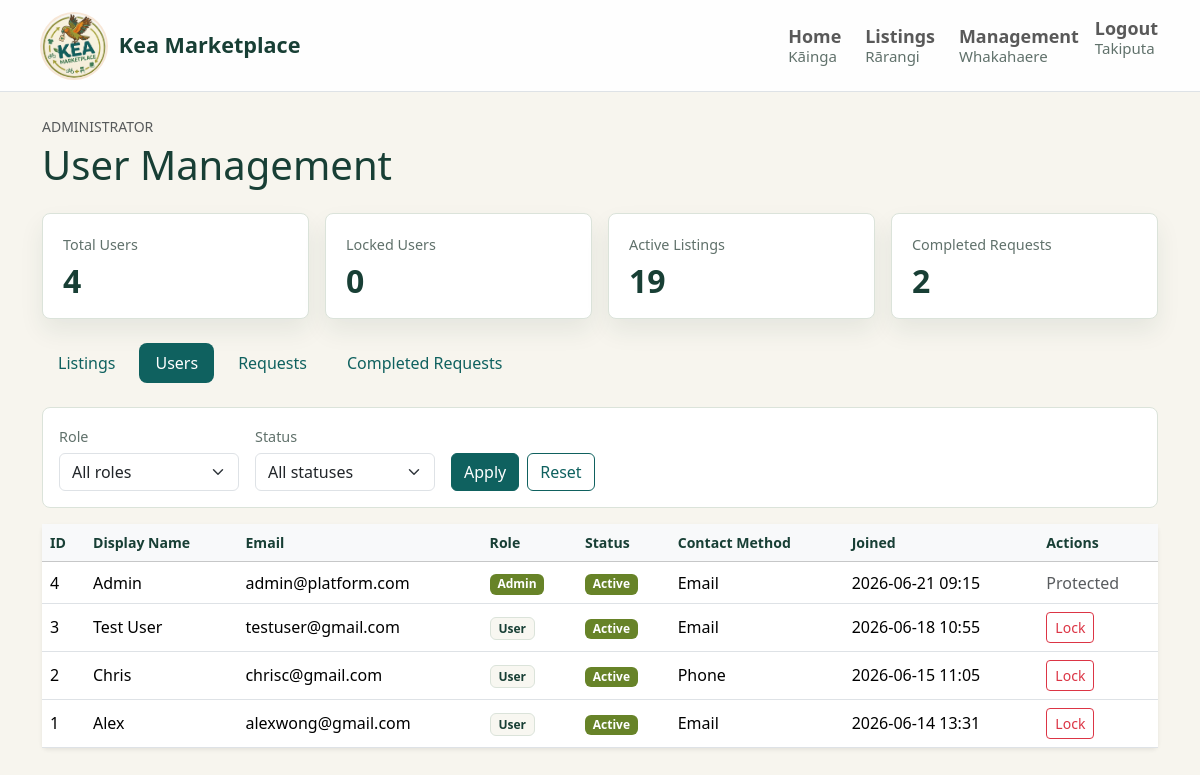
Screenshot of /admin/users (signed in) with the database file from the repository.
### tables this page shows
CREATE TABLE users (
    id INTEGER PRIMARY KEY AUTOINCREMENT,
    display_name TEXT NOT NULL,
    full_name TEXT NOT NULL,
    date_of_birth TEXT NOT NULL,
    email TEXT NOT NULL UNIQUE,
    phone_number TEXT,
    preferred_contact_method TEXT NOT NULL,
    password_hash TEXT NOT NULL,
    role TEXT NOT NULL DEFAULT 'user',
    is_locked INTEGER NOT NULL DEFAULT 0,
    bio TEXT,
    created_at TEXT NOT NULL
);

### routes/admin_routes.py (the view)
@admin_bp.get("/admin/users")
@admin_required
def view_users() -> str:
    filters = {
        "role": request.args.get("role", ""),
        "status": request.args.get("status", ""),
    }
    return render_template(
        "admin/users.html",
        admin_summary=admin_service.get_admin_summary(),
        filters=filters,
        users=admin_service.get_admin_users(filters),
    )

### models/db.py (called while the page is built)
def get_db() -> sqlite3.Connection:
    return DatabaseManager().get_connection()

    def __new__(cls):
        if cls._instance is None:
            cls._instance = super().__new__(cls)
        return cls._instance

    def get_connection(self) -> sqlite3.Connection:
        if "db" not in g:
            g.db = sqlite3.connect(current_app.config["DATABASE_PATH"])
            g.db.row_factory = sqlite3.Row
        return g.db

    def close_connection(self) -> None:
        db = g.pop("db", None)
        if db is not None:
            db.close()

### services/admin_service.py (called while the page is built)
    def get_admin_users(
        self,
        filters: Optional[Mapping[str, str]] = None,
    ) -> List[Dict[str, Any]]:
        db = get_db()
        users = db.execute(
            """
            SELECT
                id,
                display_name,
                email,
                role,
                is_locked,
                preferred_contact_method,
                created_at
            FROM users
            ORDER BY created_at DESC, id DESC
            """
        ).fetchall()
        serialized_users = [self._serialize_admin_user(row) for row in users]
        return self._filter_admin_users(serialized_users, filters or {})

    @staticmethod
    def _serialize_admin_user(row) -> Dict[str, Any]:
        user = dict(row)
        user["role_label"] = str(user["role"]).title()
        user["preferred_contact_method_label"] = str(user["preferred_contact_method"]).title()
        user["account_status_label"] = "Locked" if user["is_locked"] else "Active"
        user["role_badge_class"] = (
            "text-bg-primary" if user["role"] == ROLE_ADMIN else "text-bg-light border"
        )
        user["account_status_badge_class"] = (
            "text-bg-danger" if user["is_locked"] else "text-bg-success"
        )
        user["created_at_label"] = str(user["created_at"]).replace("T", " ")[:16]
        return user

### templates/admin/users.html (shortened to what this page needs)
{% extends "base.html" %}
{% block content %}
<section class="mb-4">
    <p class="text-uppercase small text-muted mb-1">Administrator</p>
    <h1 class="mb-2">User Management</h1>
</section>
{% include "admin/_summary_cards.html" %}
{% set active_section = 'users' %}
{% include "admin/_management_nav.html" %}
<form class="admin-filter-bar mb-3" method="get">
    <div>
        <label class="form-label" for="role-filter">Role</label>
        <select class="form-select" id="role-filter" name="role">
            <option value="">All roles</option>
        </select>
    </div>
    <div>
        <label class="form-label" for="status-filter">Status</label>
        <select class="form-select" id="status-filter" name="status">
            <option value="">All statuses</option>
        </select>
    </div>
    <div class="admin-filter-actions">
        <button class="btn btn-primary" type="submit">Apply</button>
        <a class="btn btn-outline-primary" href="{{ url_for('admin.view_users') }}">
            Reset
        </a>
    </div>
</form>
{% if users %}
    <div class="card border-0 shadow-sm">
        <div class="table-responsive">
            <table class="table table-hover align-middle mb-0 admin-table">
                <thead class="table-light">
                    <tr>
                        <th scope="col">ID</th>
                        <th scope="col">Display Name</th>
                        <th scope="col">Email</th>
                        <th scope="col">Role</th>
                        <th scope="col">Status</th>
                        <th scope="col">Contact Method</th>
                        <th scope="col">Joined</th>
                        <th scope="col">Actions</th>
                    </tr>
                </thead>
                <tbody>
                    {% for user in users %}
                        <tr>
                            <td>{{ user.id }}</td>
                            <td>{{ user.display_name }}</td>
                            <td>{{ user.email }}</td>
                            <td>
                                <span class="badge {{ user.role_badge_class }}">
                                    {{ user.role_label }}
                                </span>
                            </td>
                            <td>
                                <span class="badge {{ user.account_status_badge_class }}">
                                    {{ user.account_status_label }}
                                </span>
                            </td>
                            <td>{{ user.preferred_contact_method_label }}</td>
                            <td>{{ user.created_at_label }}</td>
                            <td>
                                {% if user.role == "admin" %}
                                    <span class="text-muted">Protected</span>
                                {% else %}
                                    <form
                                        action="{{
                                            url_for(
                                                'admin.lock_user_account',
                                                user_id=user.id
                                            )
                                        }}"
                                        method="post"
                                        class="d-inline"
                                        onsubmit="return confirm('Lock this user account?')"
                                    >
                                        <button
                                            type="submit"
                                            class="btn btn-outline-danger btn-sm"
                                        >
                                            Lock
                                        </button>
                                    </form>
                                {% endif %}
                            </td>
                        </tr>
                    {% endfor %}
                </tbody>
            </table>
        </div>
    </div>
{% endif %}
{% endblock %}

### static/css/main.css (style rules this page uses)
:root { --kea-bg: #f7f5ee; --kea-surface: #ffffff; --kea-surface-soft: #eef4ec; --kea-heading: #183f35; --kea-text: #20322e; --kea-muted: #60716b; --kea-teal: #0f615f; --kea-teal-dark: #0a4744; --kea-green: #678328; --kea-orange: #d97922; --kea-border: #dbe3da; --kea-shadow: rgba(24, 63, 53, 0.08); }
body { background-color: var(--kea-bg); color: var(--kea-text); }
a { color: var(--kea-teal); }
h1, h2, h3, .h1, .h2, .h3 { color: var(--kea-heading); }
.card, .list-group-item { border-color: var(--kea-border); }
.card { background-color: var(--kea-surface); }
.btn-primary { --bs-btn-bg: var(--kea-teal); --bs-btn-border-color: var(--kea-teal); --bs-btn-hover-bg: var(--kea-teal-dark); --bs-btn-hover-border-color: var(--kea-teal-dark); --bs-btn-active-bg: var(--kea-teal-dark); --bs-btn-active-border-color: var(--kea-teal-dark); --bs-btn-disabled-bg: var(--kea-teal); --bs-btn-disabled-border-color: var(--kea-teal); }
.btn-outline-primary { --bs-btn-color: var(--kea-teal); --bs-btn-border-color: var(--kea-teal); --bs-btn-hover-bg: var(--kea-teal); --bs-btn-hover-border-color: var(--kea-teal); --bs-btn-active-bg: var(--kea-teal-dark); --bs-btn-active-border-color: var(--kea-teal-dark); }
.text-bg-primary, .text-bg-success { background-color: var(--kea-green) !important; color: #fff !important; }
.text-bg-light { background-color: #f8f7f1 !important; color: var(--kea-heading) !important; }
.badge.border { border-color: var(--kea-border) !important; }
.admin-filter-bar { display: grid; grid-template-columns: repeat(auto-fit, minmax(180px, max-content)); align-items: end; gap: 1rem; padding: 1rem; border: 1px solid var(--kea-border); border-radius: 8px; background: var(--kea-surface); }
.admin-filter-bar .form-label { margin-bottom: 0.35rem; color: var(--kea-muted); font-size: 0.9rem; }
.admin-filter-bar .form-select { min-width: 180px; }
.admin-filter-actions { display: flex; flex-wrap: wrap; gap: 0.5rem; }
.admin-table thead th { color: var(--kea-heading); font-size: 0.88rem; white-space: nowrap; }

### rows the page displays
users: id "4", display_name "Admin", email "admin@platform.com", role_label "Admin", account_status_label "Active", preferred_contact_method_label "Email", created_at_label "2026-06-21 09:15", role "Protected"
users: id "3", display_name "Test User", email "testuser@gmail.com", role_label "User", account_status_label "Active", preferred_contact_method_label "Email", created_at_label "2026-06-18 10:55"
users: id "2", display_name "Chris", email "chrisc@gmail.com", role_label "User", account_status_label "Active", preferred_contact_method_label "Phone", created_at_label "2026-06-15 11:05"
users: id "1", display_name "Alex", email "alexwong@gmail.com", role_label "User", account_status_label "Active", preferred_contact_method_label "Email", created_at_label "2026-06-14 13:31"

### other values shown
{{ admin_summary.total_users }} "4"
{{ admin_summary.locked_users }} "0"
{{ admin_summary.active_listings }} "19"
{{ admin_summary.completed_requests }} "2"
